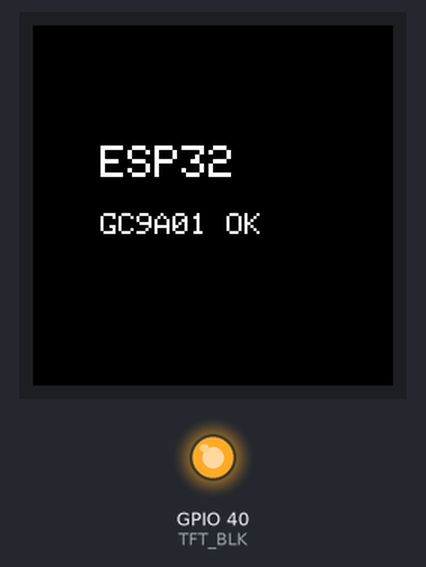
This sketch was run on a simulated ESP32. Parts: 240×240 colour display, output pins drawn as LEDs (lit = HIGH). What the sketch prints to the serial monitor is not drawn.

Above: at 0.8 s.
At 2.8 s:
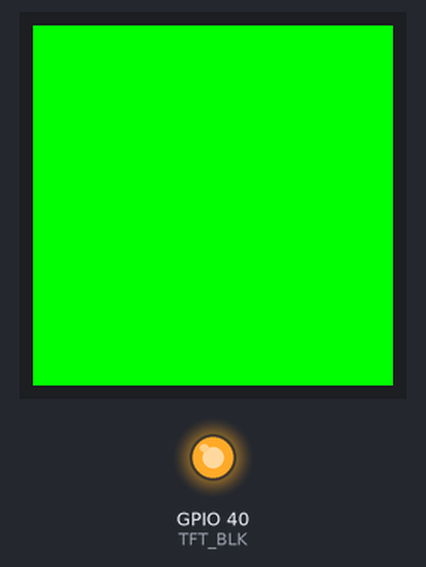
At 3.4 s:
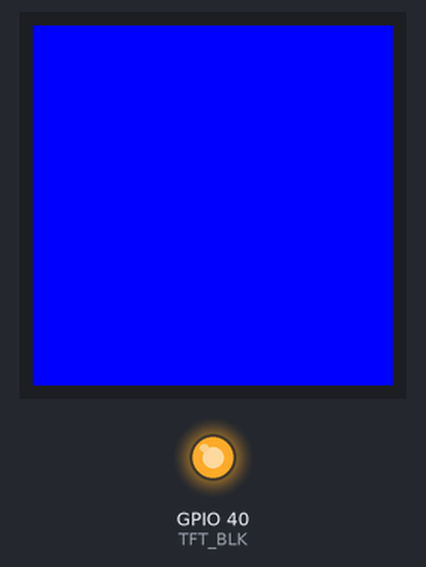
At 4.0 s:
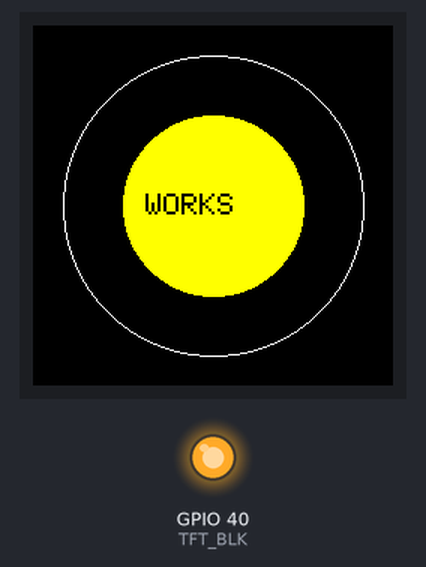
At 5.5 s:
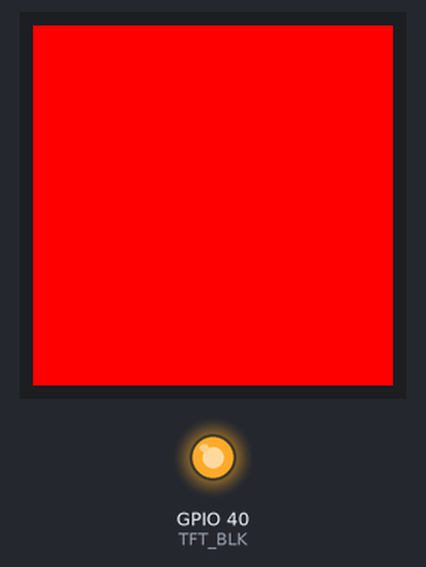

Measured:
- by itself, everything shown: repeats every 3.2 s, in 4 steps
- what the display in image 0 shows lasts 1.5 s, from 0.7 s to 2.2 s
- what the display in image 1 shows lasts 0.5 s, from 2.8 s to 3.3 s

The sketch:

Testing_Display_code.ino
```cpp
#include <Adafruit_GFX.h>
#include <Adafruit_GC9A01A.h>
#include <SPI.h>

// GC9A01 wiring
#define TFT_BLK  40
#define TFT_CS   38
#define TFT_SCL  36
#define TFT_SDA  34
#define TFT_DC   21
#define TFT_RES  17

Adafruit_GC9A01A tft(TFT_CS, TFT_DC, TFT_RES);

void setup() {
  Serial.begin(115200);
  delay(500);

  Serial.println("GC9A01 ESP32 SPI LCD Test");

  pinMode(TFT_BLK, OUTPUT);
  digitalWrite(TFT_BLK, HIGH);   // backlight ON

  SPI.begin(TFT_SCL, -1, TFT_SDA, TFT_CS);
  tft.begin();

  tft.setRotation(0);
  tft.fillScreen(GC9A01A_BLACK);

  tft.setTextColor(GC9A01A_WHITE);
  tft.setTextSize(3);
  tft.setCursor(45, 80);
  tft.println("ESP32");

  tft.setTextSize(2);
  tft.setCursor(45, 125);
  tft.println("GC9A01 OK");

  delay(1500);
}

void loop() {
  tft.fillScreen(GC9A01A_RED);
  delay(500);

  tft.fillScreen(GC9A01A_GREEN);
  delay(500);

  tft.fillScreen(GC9A01A_BLUE);
  delay(500);

  tft.fillScreen(GC9A01A_BLACK);
  tft.drawCircle(120, 120, 100, GC9A01A_WHITE);
  tft.fillCircle(120, 120, 60, GC9A01A_YELLOW);

  tft.setTextColor(GC9A01A_BLACK);
  tft.setTextSize(2);
  tft.setCursor(75, 112);
  tft.println("WORKS");

  delay(1500);
}
```
